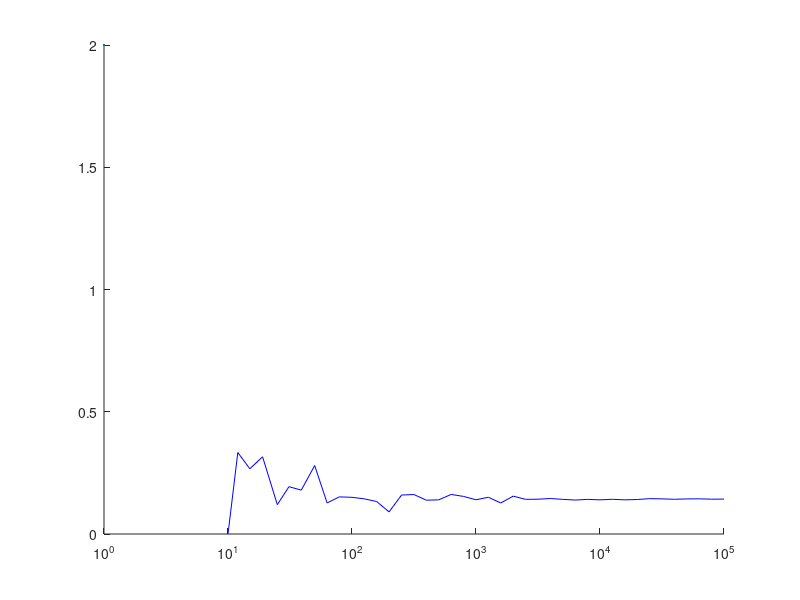

Write the MATLAB code that produced this figure. (Note: this script raises an error after producing the figure.)
%% Markov Chain HW1
% Cooper Wark
clear all; clc; close all;

% Transformed function
f = @(u) u.^4./(1+u.^6);

Iexact = integral(f,0,1); % Exact area under curve

xvals = 1:0.1:5;
Nvals = floor(10.^xvals); % Num points

E = zeros(size(Nvals)); % pre allocate

% Loop through all N vals
for i = 1:length(Nvals)
    N = Nvals(i);

    % Random points [0,1]^2
    u = rand(N,1);
    v = rand(N,1);

    % Points under curve calc
    fu = f(u);
    under = v <= fu; % check if v vals under f(u) vals (true or false/1 or 0)
    E(i) = sum(under) / N; % Fraction of values under function (sum of true/tot number N)
end

figure(); hold on;
semilogx(Nvals, E,'b',lineWidth=2);
yline(Iexact,'r',LineWidth=2);
xlabel("N Points (Log Scale)");
ylabel("Monte Carlo Estimate E(N)");
title("Monte Carlo Estimation of \int_1^\infty 1/(1+x^6) dx");
legend("Monte Carlo Estimate", "Actual", Location = "best");
